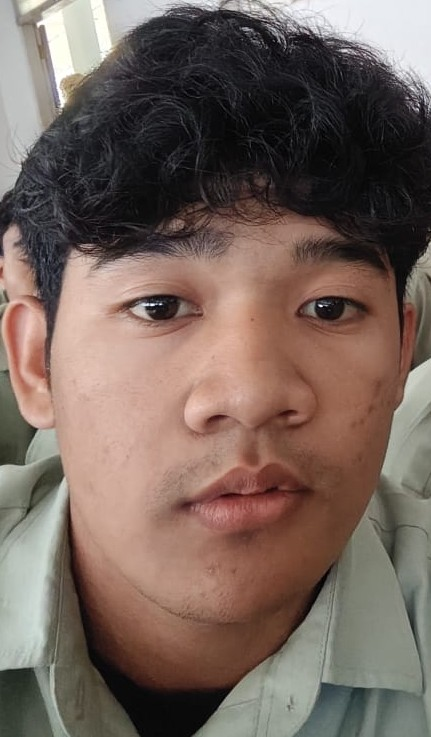
#> input picture risky.jpeg, 431 x 737 px; its folder holds only this picture in this run
$ python -i online_geometry.py   (imports and definitions only)
#> lines starting #> are read from the running program, lines starting #| are printed output that depends on the picture
#> further down, picture is the input picture: shape (737, 431, 3); mean B, G, R 92.6, 100.9, 118.2
import cv2
import face_recognition
import os
import pickle
import numpy as np

# --- Configuration ---
KNOWN_FACES_DIR = "known_faces"
ENCODING_THRESHOLD = 0.5  # Stricter than default 0.6
GEOMETRY_THRESHOLD = 0.5 # Adjusted for weighted MSE (needs tuning)

# --- Data Loading ---
# [22 lines left out: function load_known_faces, not called in this run]

# --- Preprocessing ---
def preprocess_frame(frame):
    lab = cv2.cvtColor(frame, cv2.COLOR_BGR2LAB)
#> lab: shape (737, 431, 3); mean of channels 0, 1, 2 109.8, 133.8, 135.3
    l, a, b = cv2.split(lab)
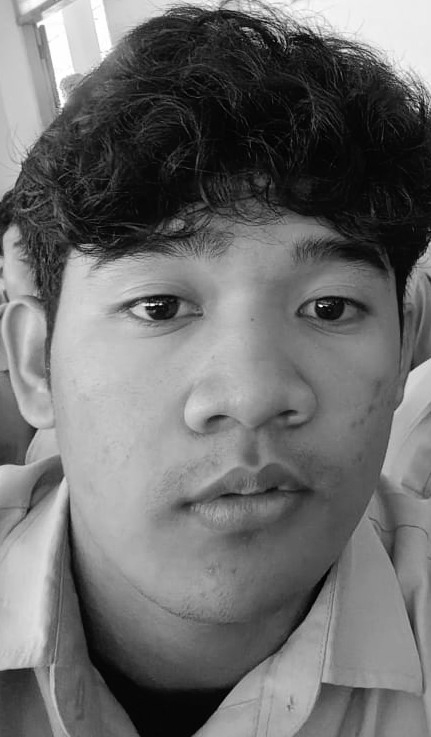
#> l: shape (737, 431); min 0, max 255, mean 109.8
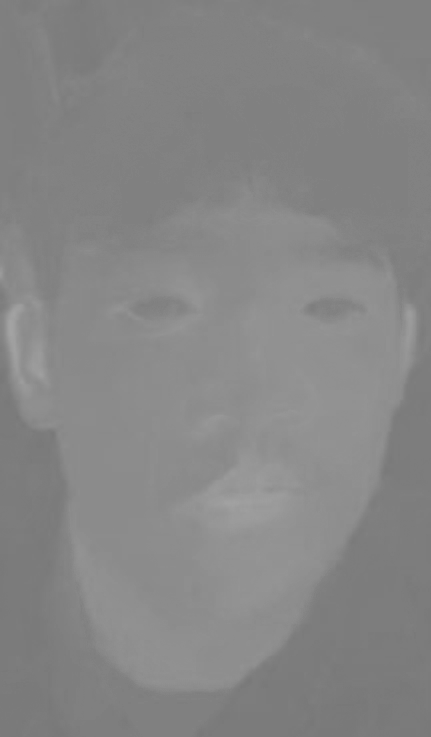
#> a: shape (737, 431); min 119, max 163, mean 133.8
    clahe = cv2.createCLAHE(clipLimit=3.0, tileGridSize=(8,8))
    cl = clahe.apply(l)
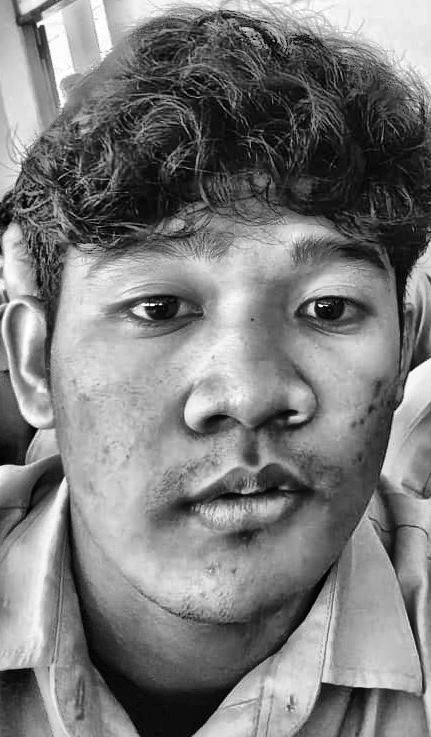
#> cl: shape (737, 431); min 0, max 255, mean 123.8
    limg = cv2.merge((cl, a, b))
#> limg: shape (737, 431, 3); mean of channels 0, 1, 2 123.8, 133.8, 135.3
    final = cv2.cvtColor(limg, cv2.COLOR_LAB2BGR)
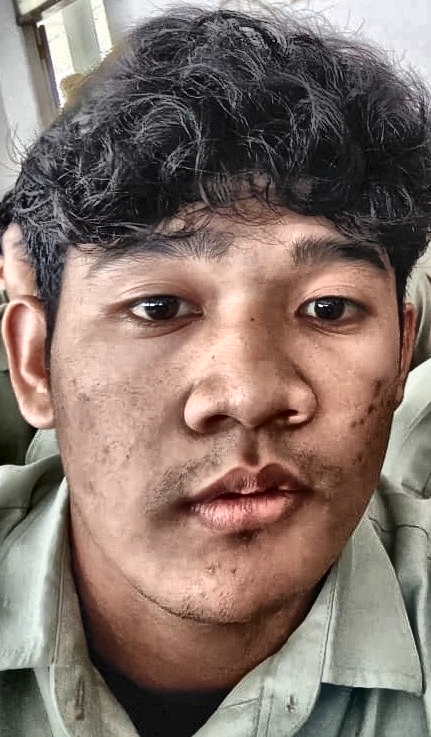
#> final: shape (737, 431, 3); mean B, G, R 106.4, 114.8, 132.3
    return final

# --- Geometry & Alignment ---
# [170 lines left out: functions get_eye_aspect_ratio, align_face, normalize_points, weighted_geometry_distance, verify_face_sequence, not called in this run]

>>> import cv2
>>> picture = cv2.imread('risky.jpeg')
>>> result = preprocess_frame(picture)
